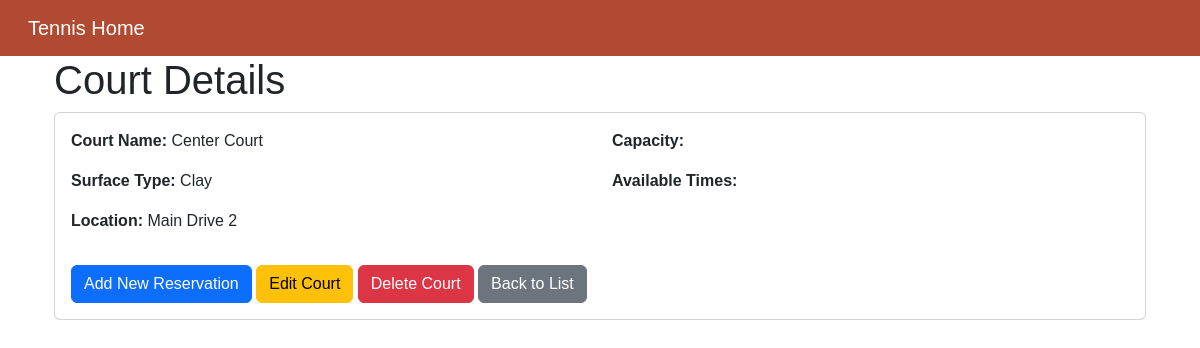
/courts/1, run on the app's committed database.
### courts/models.py (models this page shows, shortened)
class Court(models.Model):
    name = models.CharField(max_length=100)
    surface_type = models.CharField(max_length=50)  # e.g., clay, grass, hard
    location = models.CharField(max_length=255)

### courts/views.py (the view)
# urls.py: path("<int:court_id>", views.court_detail, name="court_detail"),
def court_detail(request, court_id):
    court = get_object_or_404(Court, id=court_id)
    return render(request, "courts/court_detail.html", {"court": court})

### courts/templates/courts/court_detail.html
{% extends 'base.html' %} {% block content %}
<div class="container">
  <h1>Court Details</h1>
  <div class="card">
    <div class="card-body">
      <div class="row">
        <div class="col-md-6">
          <p class="list-group-item">
            <strong>Court Name:</strong> {{ court.name }}
          </p>
          <p class="list-group-item">
            <strong>Surface Type:</strong> {{ court.surface_type }}
          </p>
          <p class="list-group-item">
            <strong>Location:</strong> {{ court.location }}
          </p>
        </div>
        <div class="col-md-6">
          <p class="list-group-item">
            <strong>Capacity:</strong> {{ court.capacity }}
          </p>
          <p class="list-group-item">
            <strong>Available Times:</strong> {{ court.available_times }}
          </p>
        </div>
      </div>
      <div class="mt-3">
        <a
          href="{% url 'courts:court_reservation_add' %}"
          class="btn btn-primary"
          >Add New Reservation</a
        >
        <a href="{% url 'courts:court_edit' court.id %}" class="btn btn-warning"
          >Edit Court</a
        >
        <a
          href="{% url 'courts:court_delete' court.id %}"
          class="btn btn-danger"
          >Delete Court</a
        >
        <a href="{% url 'courts:index' %}" class="btn btn-secondary"
          >Back to List</a
        >
      </div>
    </div>
  </div>
</div>
{% endblock %}

### static/css/styles.css (style rules this page uses)
body { font-family: Arial, sans-serif; }

### data on the page
Court: name "Center Court", surface_type "Clay", location "Main Drive 2"
